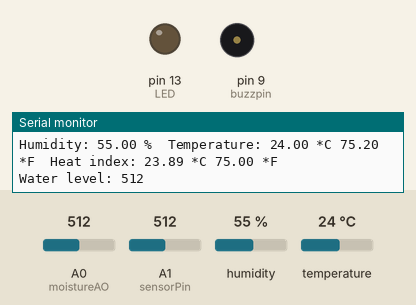
This sketch was run on a simulated Arduino Uno, built with avr-gcc and run on an emulated ATmega328P. Parts: output pins drawn as LEDs (lit = HIGH), buzzer (waves = sounding, pin HIGH), the last lines printed to the serial monitor. The test bench sets the inputs (shaded band); at power-on: A0 (moistureAO) = 512, A1 (sensorPin) = 512, humidity 55 %, temperature 24 °C. Pins used as bus, display or sensor lines are not drawn.

Above: at 1.8 s.
1.9 s: A0 (moistureAO) set to 893
4.2 s: A0 (moistureAO) set to 918
At 7.3 s:
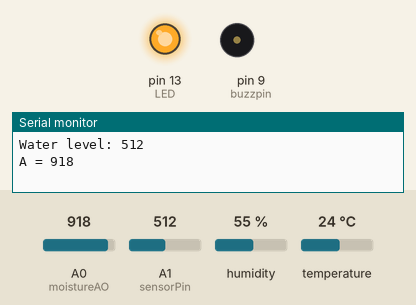
10.5 s: A0 (moistureAO) set to 890
At 11.8 s:
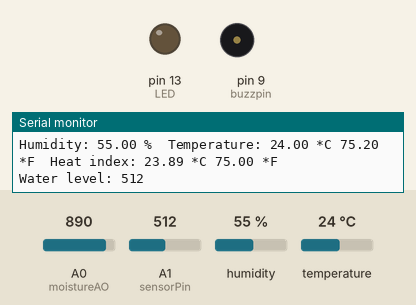
12.7 s: A0 (moistureAO) set to 910
At 14.0 s:
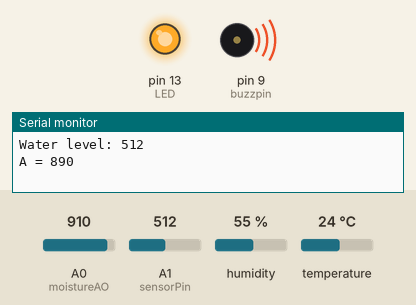
Timing chart, 0 to 19.8 s (numbered marks = the images above; inputs shaded):
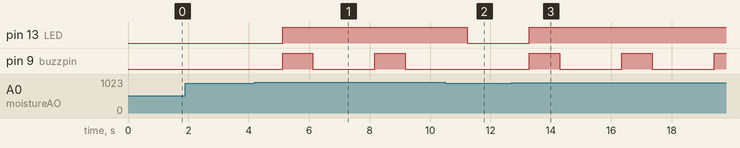

Measured:
- the behaviour switches between 900 and 901 on A0 (moistureAO) (found by bisection; images 0 and 1)
- after the input at 4.2 s, pin 13 (LED): LOW → HIGH after 0.92 s; pin 9 (buzzpin): alternates HIGH for 1.0 s and LOW for 2.1 s, starting after 0.92 s
- after the input at 10.5 s, pin 13 (LED): HIGH → LOW after 0.73 s; pin 9 (buzzpin): stays LOW (without the input it goes to HIGH after 0.73 s)
- after the input at 12.7 s, pin 13 (LED): LOW → HIGH after 0.59 s; pin 9 (buzzpin): alternates HIGH for 1.0 s and LOW for 2.1 s, starting after 0.59 s

The sketch:

file2.ino
```cpp
#include "DHT.h"
#define DHTPIN 2
#define DHTTYPE DHT11
#define sensorPower 7
#define sensorPin A1
const int moistureAO = 0;
int AO = 0;
int temp = 0;
int buzzpin = 9;
int LED = 13;
int val = 0;
DHT dht(DHTPIN, DHTTYPE);
void setup()
{
  Serial.begin(9600);
  dht.begin();
  Serial.println("soil moisture sensor");
  pinMode(moistureAO,INPUT);
  pinMode(buzzpin,OUTPUT);
  pinMode(LED,OUTPUT);
  pinMode(sensorPower, OUTPUT);
	// Set to LOW so no power flows through the sensor
	digitalWrite(sensorPower, LOW);
	Serial.begin(9600);
}
void loop() {
  temp = analogRead(moistureAO);
  if(temp!=AO)
  {
    AO = temp;
    Serial.print("A = ");
    Serial.println(AO);
  }
  delay(1000);
  if (analogRead(0)>900)
  {
    digitalWrite(buzzpin, HIGH);
    digitalWrite(LED, HIGH);
    delay(1000);
    digitalWrite(buzzpin, LOW);
    digitalWrite(LED, HIGH);
  }
  else{
    digitalWrite(buzzpin, LOW);
    digitalWrite(LED, LOW);
  }
float h = dht.readHumidity();
float t = dht.readTemperature();
float f = dht.readTemperature(true);
 if (isnan(h) || isnan(t) || isnan(f)) {
      Serial.println("Failed to read from DHT sensor!");
      return;
 }
      float hif = dht.computeHeatIndex(f, h);
   // Compute heat index in Celsius (isFahreheit = false)
   float hic = dht.computeHeatIndex(t, h, false);
   Serial.print ("Humidity: ");
   Serial.print (h);
   Serial.print (" %\t");
   Serial.print ("Temperature: ");
   Serial.print (t);
   Serial.print (" *C ");
   Serial.print (f);
   Serial.print (" *F\t");
   Serial.print ("Heat index: ");
   Serial.print (hic);
   Serial.print (" *C ");
   Serial.print (hif);
   Serial.println (" *F");
   int level = readSensor();
	Serial.print("Water level: ");
	Serial.println(level);
	delay(1000);
}
int readSensor() {
	digitalWrite(sensorPower, HIGH);	// Turn the sensor ON
	delay(10);							// wait 10 milliseconds
	val = analogRead(sensorPin);		// Read the analog value form sensor
	digitalWrite(sensorPower, LOW);		// Turn the sensor OFF
	return val;							// send current reading
}
```
